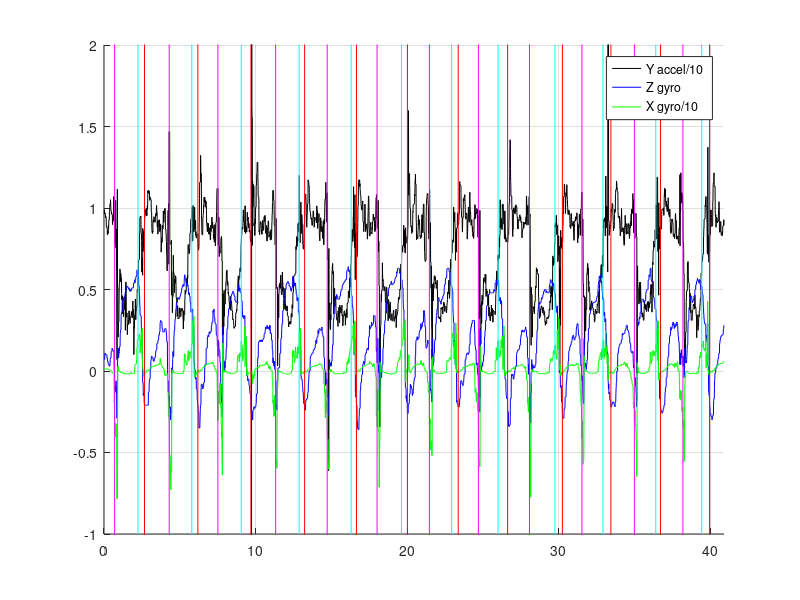

Write MATLAB code to recreate this figure.
%CatchTiming.m
%Program to test identifying the catch, feather, square from the sensor data
%March 21, 2019
%Team FrEE SpEEd
%% Read File, parse data, filter
clear all
clf

 M = csvread('WFeather_12_4_18.txt'); % Read in all raw data
 M2 = csvread("10NOFeather.txt");

%M = csvread('featherandsquare_3_26.txt'); % Read in all raw data

%Parse Data
xg = M(:,4);
yg = M(:,5);
zg = M(:,6);
xa = M(:,1);
ya = M(:,2);
za = M(:,3);


xg2 = M2(:,4);
yg2 = M2(:,5);
zg2 = M2(:,6);
xa2 = M2(:,1);
ya2 = M2(:,2);
za2 = M2(:,3);

%Remove start data since gyro values are zero
xg = xg(100:length(xg)-100);
yg = yg(100:length(yg)-100);
zg = zg(100:length(zg)-100);
xa = xa(100:length(xa)-100);
ya = ya(100:length(ya)-100);
za = za(100:length(za)-100);

xg2 = xg2(100:length(xg2));
yg2 = yg2(100:length(yg2));
zg2 = zg2(100:length(zg2));
xa2 = xa2(100:length(xa2));
ya2 = ya2(100:length(ya2));
za2 = za2(100:length(za2));

% xg = [xg2;xg;xg2];
% yg = [yg2;yg;yg2];
% zg = [zg2;zg;zg2];
% xa = [xa2;xa;xa2];
% ya = [ya2;ya;ya2];
% za = [za2;za;za2];

% Generate time vector
readsPerSecond=100;
t = linspace(1,length(xg),length(xg))/readsPerSecond;

%% Create figure
figure(1)
hold on
grid on
axis([0, max(t), -1, 2])
plot(t, ya/10, 'k-', t, zg, 'b-', t, xg/10, 'g-')

%% Initialize variables
numCatches=0;
numSquares=0;
numFeathers=0;
featheringcount=0; %number of data points in state feather
nonfeatheringcount=0; %number of data points in state non feather
strokeSecs = 2; %seconds per stroke, used for sl
ready4NewCatch=0;
timeChange=0;
featheringState=0; 
featherTimer=0;
reSquaredForCatch=1;

if(ya(1)>6)
    featherOrSquare=1; %squared state
else
    featherOrSquare=0; %feathered state
end

%% Input data and analyze
%On plot, red line is catch, magenta line is feather, cyan line is square
for i=1:length(t)
    
    %featheringState = whether feathering is happening
    %featherOrSquare = 0 blade is parallel to water, 1 blade is
    %perpendicular to water
    
    %Determine feathering state
    if(xg(i)<-1)
        featheringState = 1;
        featherTimer=0; %reset timer when we feather again
    end
    
    if(featheringState==1)
        featheringcount=featheringcount+1; %just for testing, remove for C
        featherTimer=featherTimer+1; %counts reads since last feathering motion 
        if(featherTimer>readsPerSecond*3.5)
            featheringState=0; %no longer feathering
            featherTimer=0;
        end
    else
        nonfeatheringcount=nonfeatheringcount+1; %just for testing, remove for C
    end
    
    
    %State machine for featherOrSquare
    if(xg(i)<-3  && featherOrSquare==1) %&& ya(i)<10
        featheringState=1;
        featherOrSquare=0;
        plot([t(i),t(i)],[-8,6],'m-')
        drawnow
        numFeathers=numFeathers+1
    elseif(xg(i)>1.5 && ya(i)>6 && featherOrSquare==0)
        featheringState=1;
        featherOrSquare=1;
        reSquaredForCatch=1; %for catch state machine
        plot([t(i),t(i)],[-8,6],'c-')
        drawnow
        numSquares=numSquares+1
    end
    
    
    %State machine for catches    
    if(ready4NewCatch==0) %%not ready for catch
        timeChange=timeChange+1;
        if(timeChange>readsPerSecond*1)
            ready4NewCatch=1;
            timeChange=0;
        end
        
    elseif(ready4NewCatch==1) %ready for catch
        %criteria depend on if we're feathering or not
        
        if(featheringState==1) 
             %if(zg(i)<-0.2 &&(mean(ya(i-readsPerSecond:i-readsPerSecond/2))<7) )
                 %I don't love the moving average approach done here
             if(zg(i)<-0.2 && reSquaredForCatch==1 )%&&featherOrSquare==1)
                 plot([t(i),t(i)],[-8,6],'r-')
                 drawnow
                 ready4NewCatch=0;
                 numCatches=numCatches+1
                 reSquaredForCatch=0;
             end
            
        elseif(featheringState==0 && zg(i)<-0.18)
             plot([t(i),t(i)],[-8,6],'r-')
             drawnow
             ready4NewCatch=0;
             numCatches=numCatches+1
        end
    end
    
end

legend('Y accel/10', 'Z gyro', 'X gyro/10');
hold off

%% Method 2: Maintain Value for sustained period of time

%% Method 3: Check Average Value
